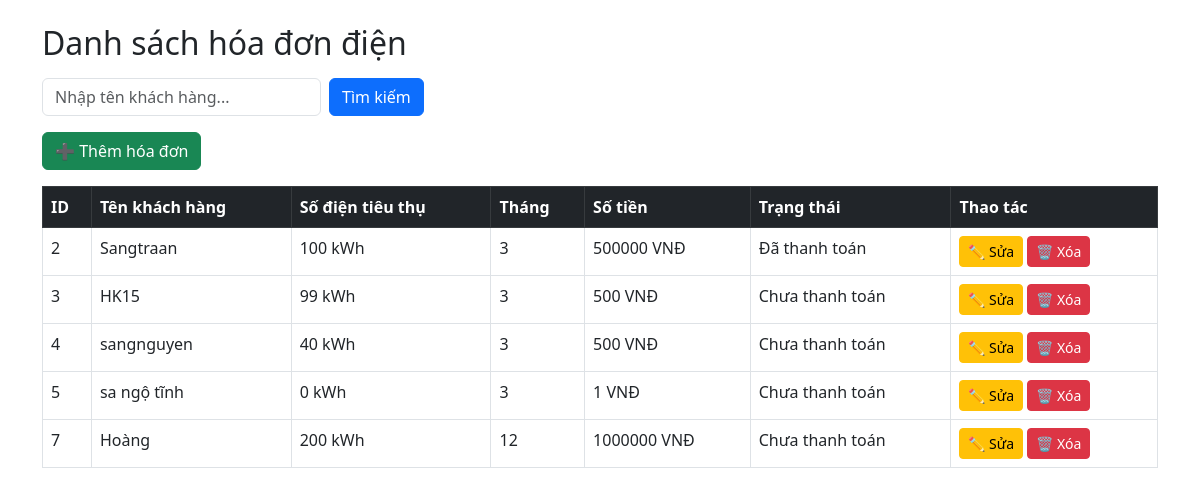
The page / on the database its author committed.
### tables this page shows
CREATE TABLE bills (
                id INTEGER PRIMARY KEY AUTOINCREMENT,
                customer_name TEXT NOT NULL,
                electric_usage INTEGER NOT NULL,
                month TEXT NOT NULL,
                amount INTEGER NOT NULL,
                status TEXT NOT NULL
            );

### app.py (the view)
@app.route("/")
def index():
    search_query = request.args.get("search", "")
    db = get_db()
    if search_query:
        query = "SELECT * FROM bills WHERE customer_name LIKE ?"
        bills = db.execute(query, ('%' + search_query + '%',)).fetchall()
    else:
        bills = db.execute("SELECT * FROM bills").fetchall()
    return render_template("index.html", bills=bills, search_query=search_query)

### app.py (called while the page is built)
def get_db():
    db = getattr(g, '_database', None)
    if db is None:
        db = g._database = sqlite3.connect(DATABASE)
        db.row_factory = sqlite3.Row
    return db

@app.teardown_appcontext
def close_connection(exception):
    db = getattr(g, '_database', None)
    if db is not None:
        db.close()

### templates/index.html (shortened to what this page needs)
<!DOCTYPE html>
<html lang="vi">
<head>
    <link rel="stylesheet" href="https://cdn.jsdelivr.net/npm/bootstrap@5.3.0/dist/css/bootstrap.min.css">
</head>
<body class="container mt-4">
    <h2 class="mb-3">Danh sách hóa đơn điện</h2>
    <form class="mb-3 d-flex" method="GET">
        <input type="text" class="form-control w-25 me-2" name="search" placeholder="Nhập tên khách hàng..." value="{{ search_query }}">
        <button class="btn btn-primary" type="submit">Tìm kiếm</button>
    </form>
    <a href="{{ url_for('add_bill') }}" class="btn btn-success mb-3">➕ Thêm hóa đơn</a>
    <table class="table table-bordered table-hover">
        <thead class="table-dark">
            <tr>
                <th>ID</th>
                <th>Tên khách hàng</th>
                <th>Số điện tiêu thụ</th>
                <th>Tháng</th>
                <th>Số tiền</th>
                <th>Trạng thái</th>
                <th>Thao tác</th>
            </tr>
        </thead>
        <tbody>
            {% for bill in bills %}
            <tr>
                <td>{{ bill.id }}</td>
                <td>{{ bill.customer_name }}</td>
                <td>{{ bill.electric_usage }} kWh</td>
                <td>{{ bill.month }}</td>
                <td>{{ bill.amount }} VNĐ</td>
                <td>{{ bill.status }}</td>
                <td>
                    <a href="{{ url_for('edit_bill', bill_id=bill.id) }}" class="btn btn-warning btn-sm">✏️ Sửa</a>
                    <a href="{{ url_for('delete_bill', bill_id=bill.id) }}" class="btn btn-danger btn-sm" onclick="return confirm('Bạn có chắc muốn xóa?')">🗑️ Xóa</a>
                </td>
            </tr>
            {% endfor %}
        </tbody>
    </table>
</body>
</html>

### rows shown on the page
bills: id "2", customer_name "Sangtraan", electric_usage "100", month "3", amount "500000", status "Đã thanh toán"
bills: id "3", customer_name "HK15", electric_usage "99", month "3", amount "500", status "Chưa thanh toán"
bills: id "4", customer_name "sangnguyen", electric_usage "40", month "3", amount "500", status "Chưa thanh toán"
bills: id "5", customer_name "sa ngộ tĩnh", electric_usage "0", month "3", amount "1", status "Chưa thanh toán"
bills: id "7", customer_name "Hoàng", electric_usage "200", month "12", amount "1000000", status "Chưa thanh toán"
